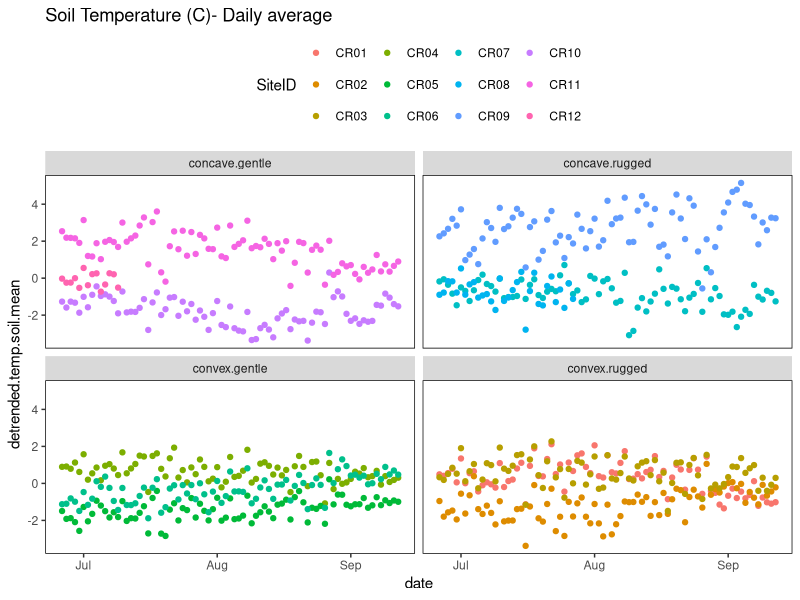
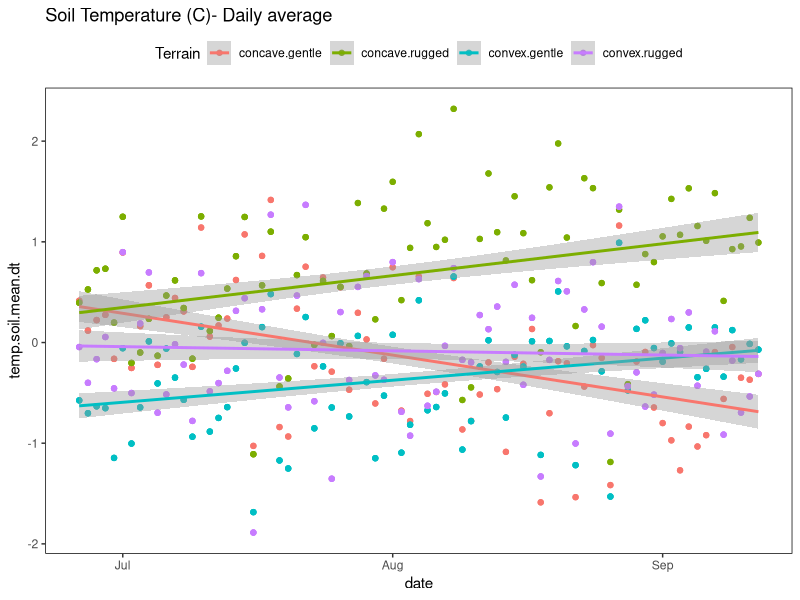
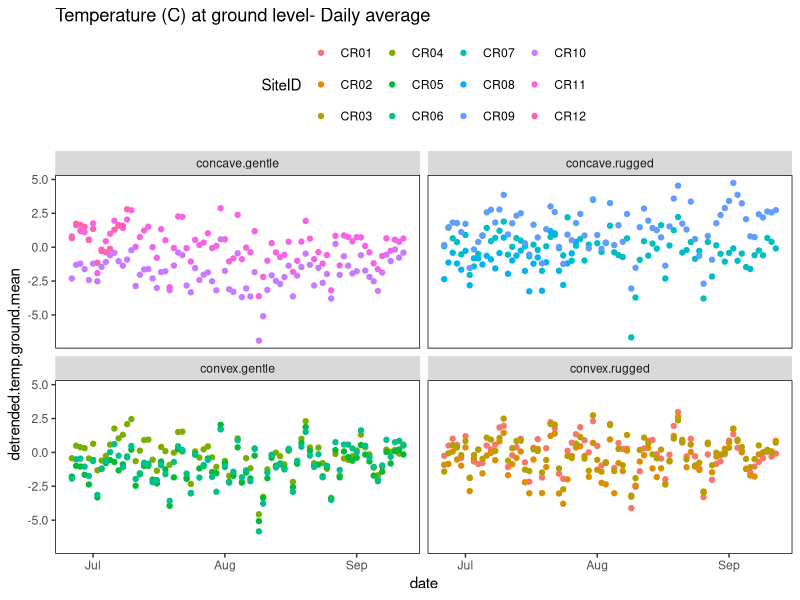
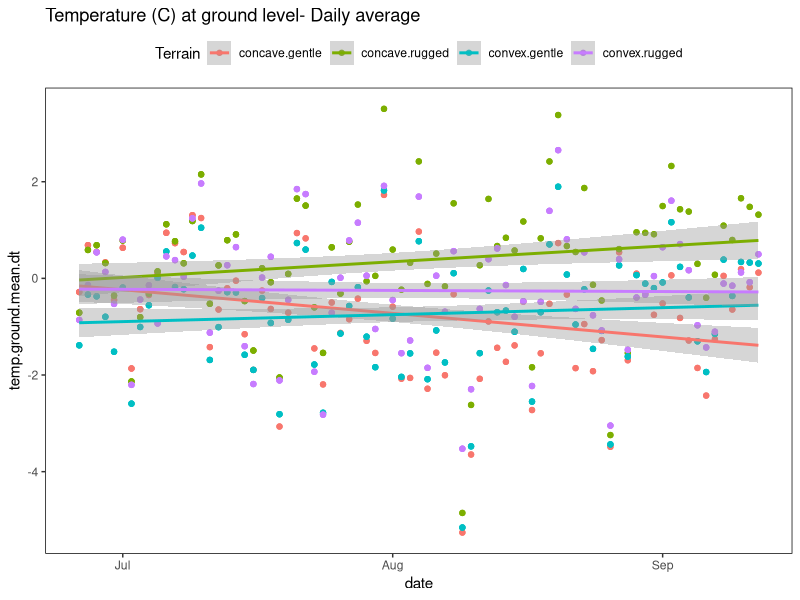
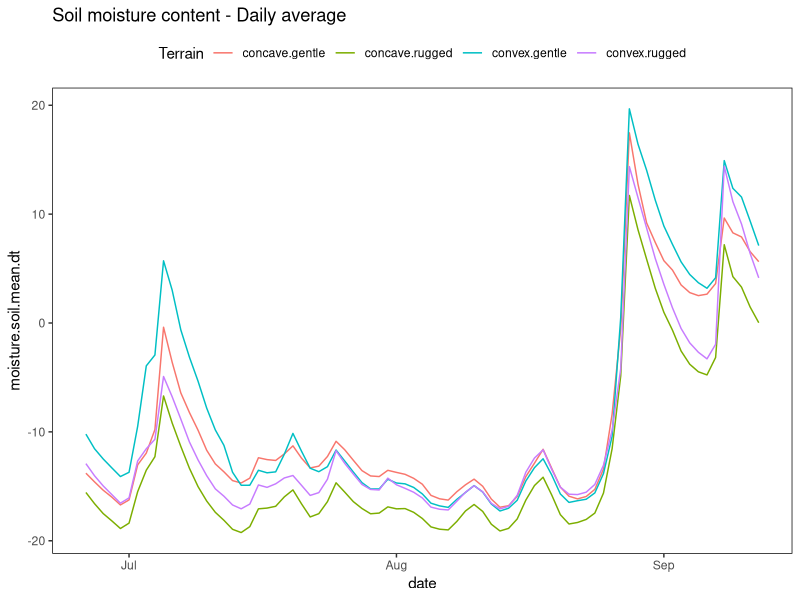
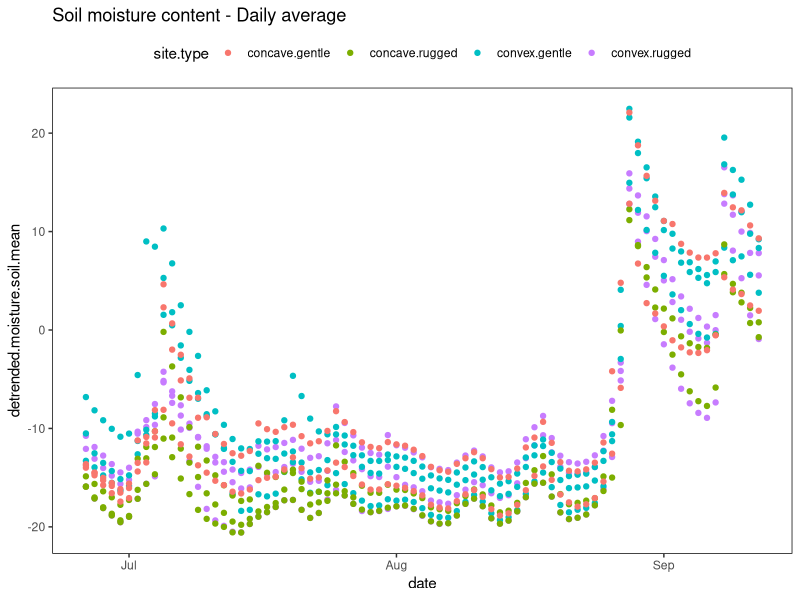

R code for these plots, in order:
## setup
library(tidyverse)
library(mgcv)
#source("Code/02_tomst_summary_stats.R")
tomst.daily.detrended <- read.csv("Output/detrended.tomst.daily.csv")
#tomst.monthly.means <- read.csv("Data/tomst.monthly.means.csv")
SiteType.daily.dt <- read.csv("Output/detrended.SiteType.daily.csv")
SiteType.monthly.dt <- read.csv("Output/detrended.SiteType.monthly.csv")

tomst.daily.detrended$date <- ymd(tomst.daily.detrended$date)
SiteType.daily.dt$date <- ymd(SiteType.daily.dt$date)

## Soil Temperature
ggplot(tomst.daily.detrended)+
  geom_point(aes(x = date, y = detrended.temp.soil.mean, group = site.type, color = SiteID))+
  facet_wrap(~site.type, nrow = 2, ncol = 2)+
  labs(title = "Soil Temperature (C)- Daily average", 
       group = "Terrain")+
  theme(legend.position = "top", 
        panel.background = element_blank(), 
        panel.border = element_rect(fill = NA))
  #annotate("rect", xmin = "2025-06-26", xmax = "2025-09-12", ymin = 20, ymax = 25, alpha = 0.2, fill = "grey")
# Mean of all three site reps
ggplot(SiteType.daily.dt)+
  geom_point(aes(x = date, y = temp.soil.mean.dt, group = site.type, color = site.type))+
  geom_smooth(aes(x = date, y = temp.soil.mean.dt, group = site.type, color = site.type), method = "lm")+
  #facet_wrap(~site.type, nrow = 2, ncol = 2)+
  labs(title = "Soil Temperature (C)- Daily average", 
       color = "Terrain")+
  theme(legend.position = "top", 
        panel.background = element_blank(), 
        panel.border = element_rect(fill = NA))

## Ground Temperature
ggplot(tomst.daily.detrended) +
  geom_point(aes(x = date, y = detrended.temp.ground.mean, group = site.type, color = SiteID))+
  facet_wrap(~site.type, nrow = 2, ncol = 2)+
  labs(title = "Temperature (C) at ground level- Daily average") +
  theme(legend.position = "top", 
        panel.background = element_blank(), 
        panel.border = element_rect(fill = NA))
#ggsave("Output/daily.average.ground.temp.svg")
# Mean of all three site reps
ggplot(SiteType.daily.dt, 
       aes(x = date, y = temp.ground.mean.dt, group = site.type, color = site.type)) +
  geom_point()+
  geom_smooth(method = "lm")+
  #facet_wrap(~site.type, nrow = 2, ncol = 2)+
  labs(title = "Temperature (C) at ground level- Daily average", 
       color = "Terrain") +
  #ylim(c(0,25))+
  theme(legend.position = "top", 
        panel.background = element_blank(), 
        panel.border = element_rect(fill = NA))
  #annotate("rect", xmin = "2025-06-26", xmax = "2025-09-12", ymin = 20, ymax = 25, alpha = 0.2, fill = "grey")


ggplot(SiteType.daily.dt, 
       aes(x = date, y = moisture.soil.mean.dt, group = site.type, color = site.type)) +
  geom_line()+
  #facet_wrap(~site.type, nrow = 2, ncol = 2) +
  labs(title = "Soil moisture content - Daily average", 
       color = "Terrain")+
  theme(legend.position = "top", 
        panel.background = element_blank(), 
        panel.border = element_rect(fill = NA))
  #annotate("rect", xmin = "2025-06-26", xmax = "2025-09-12", ymin = 0, ymax = 5, alpha = 0.2, fill = "grey")
ggplot(tomst.daily.detrended, 
       aes(x = date, y = detrended.moisture.soil.mean, group = site.type, color = site.type)) +
  geom_point()+
  #facet_wrap(~site.type, nrow = 2, ncol = 2) +
  labs(title = "Soil moisture content - Daily average")+
  theme(legend.position = "top", 
        panel.background = element_blank(), 
        panel.border = element_rect(fill = NA))
 # annotate("rect", xmin = "2025-06-26", xmax = "2025-09-12", ymin = 0, ymax = 5, alpha = 0.2, fill = "grey")
#ggsave("Output/daily.average.soil.moisture.svg")
